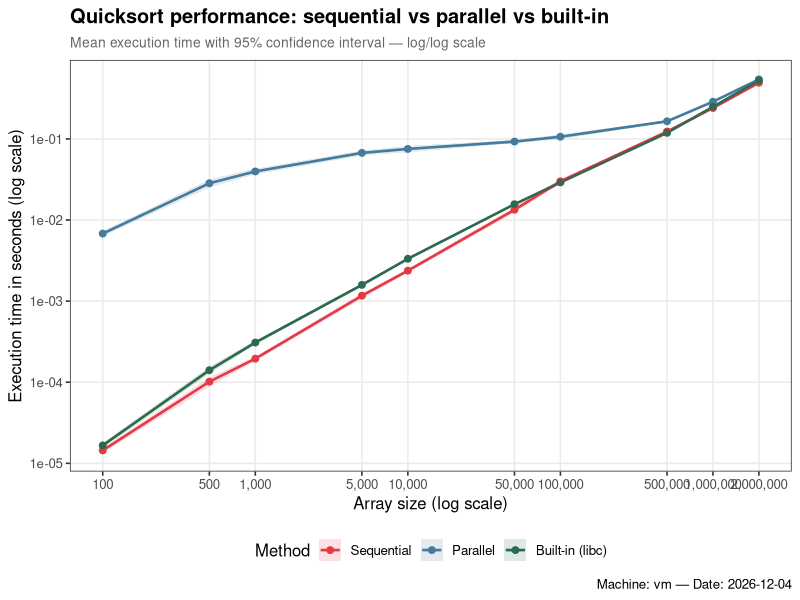
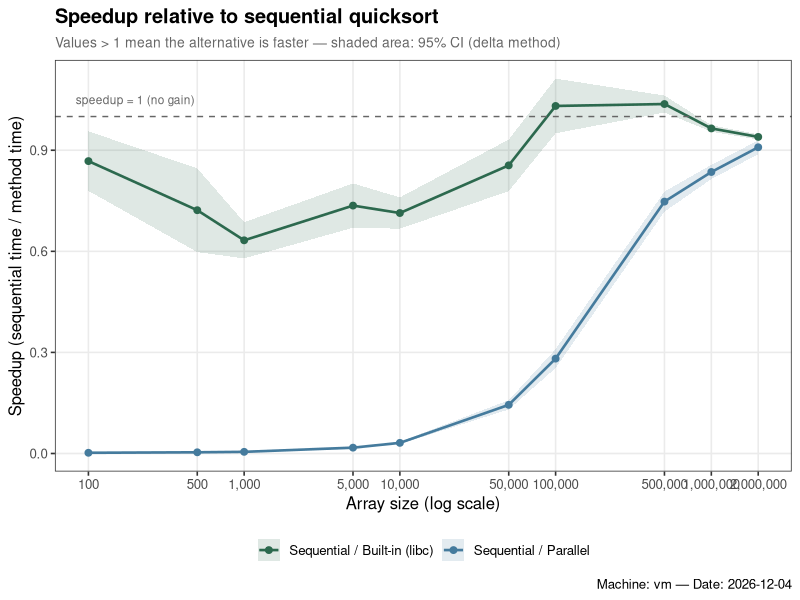
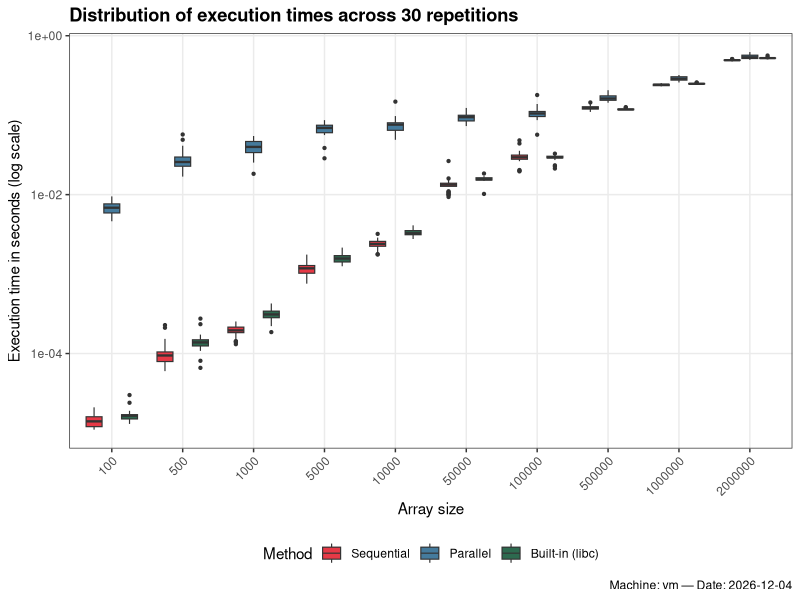

The R source for these figures, in order:
library(ggplot2)
library(dplyr)
library(tidyr)

# 1. Load data 
seq_df <- read.csv("../results/sequential.csv")
par_df <- read.csv("../results/parallel.csv")
lib_df <- read.csv("../results/libc.csv")

seq_df$method <- "Sequential"
par_df$method <- "Parallel"
lib_df$method <- "Built-in (libc)"

df <- rbind(seq_df, par_df, lib_df)
df$method <- factor(df$method, levels = c("Sequential", "Parallel", "Built-in (libc)"))

# 2. Summary statistics (mean + 95% CI via t-distribution)

summary_df <- df %>%
  group_by(size, method) %>%
  summarise(
    n        = n(),
    mean     = mean(time_sec),
    sd       = sd(time_sec),
    se       = sd / sqrt(n),
    ci_lower = mean - qt(0.975, df = n - 1) * se,
    ci_upper = mean + qt(0.975, df = n - 1) * se,
    .groups  = "drop"
  )

# 3. Performance curves

p1 <- ggplot(summary_df, aes(x = size, y = mean, color = method, fill = method)) +
  geom_line(linewidth = 0.9) +
  geom_point(size = 2) +
  geom_ribbon(aes(ymin = ci_lower, ymax = ci_upper), alpha = 0.15, color = NA) +
  scale_x_log10(
    breaks = c(100, 500, 1000, 5000, 10000, 50000, 100000, 500000, 1000000, 2000000),
    labels = scales::comma
  ) +
  scale_y_log10(labels = scales::scientific) +
  scale_color_manual(values = c(
    "Sequential"      = "#E63946",
    "Parallel"        = "#457B9D",
    "Built-in (libc)" = "#2D6A4F"
  )) +
  scale_fill_manual(values = c(
    "Sequential"      = "#E63946",
    "Parallel"        = "#457B9D",
    "Built-in (libc)" = "#2D6A4F"
  )) +
  labs(
    title    = "Quicksort performance: sequential vs parallel vs built-in",
    subtitle = "Mean execution time with 95% confidence interval — log/log scale",
    x        = "Array size (log scale)",
    y        = "Execution time in seconds (log scale)",
    color    = "Method",
    fill     = "Method",
    caption  = paste("Machine:", Sys.info()["nodename"], "— Date:", Sys.Date())
  ) +
  theme_bw(base_size = 12) +
  theme(
    legend.position  = "bottom",
    panel.grid.minor = element_blank(),
    plot.title       = element_text(face = "bold"),
    plot.subtitle    = element_text(color = "grey40", size = 10)
  )

ggsave("../figures/performance_curves.png", plot = p1, width = 10, height = 6, dpi = 150)

# 4. Speedup relative to sequential (delta method for CI)

wide_df <- summary_df %>%
  select(size, method, mean, se) %>%
  pivot_wider(names_from = method, values_from = c(mean, se))

names(wide_df) <- gsub(" ", "_", names(wide_df))
names(wide_df) <- gsub("[()]", "", names(wide_df))

speedup_df <- wide_df %>%
  mutate(
    speedup_parallel = mean_Sequential / mean_Parallel,
    speedup_libc     = mean_Sequential / `mean_Built-in_libc`,

    se_speedup_parallel = speedup_parallel * sqrt(
      (se_Sequential / mean_Sequential)^2 +
      (se_Parallel   / mean_Parallel)^2
    ),
    se_speedup_libc = speedup_libc * sqrt(
      (se_Sequential      / mean_Sequential)^2 +
      (`se_Built-in_libc` / `mean_Built-in_libc`)^2
    ),

    ci_lower_parallel = speedup_parallel - qt(0.975, df = 29) * se_speedup_parallel,
    ci_upper_parallel = speedup_parallel + qt(0.975, df = 29) * se_speedup_parallel,
    ci_lower_libc     = speedup_libc     - qt(0.975, df = 29) * se_speedup_libc,
    ci_upper_libc     = speedup_libc     + qt(0.975, df = 29) * se_speedup_libc
  )

speedup_long <- speedup_df %>%
  select(size,
         speedup_parallel, ci_lower_parallel, ci_upper_parallel,
         speedup_libc,     ci_lower_libc,     ci_upper_libc) %>%
  pivot_longer(
    cols          = -size,
    names_to      = c(".value", "comparison"),
    names_pattern = "(.+)_(parallel|libc)"
  ) %>%
  mutate(comparison = recode(comparison,
    "parallel" = "Sequential / Parallel",
    "libc"     = "Sequential / Built-in (libc)"
  ))

p2 <- ggplot(speedup_long, aes(x = size, y = speedup, color = comparison, fill = comparison)) +
  geom_line(linewidth = 0.9) +
  geom_point(size = 2) +
  geom_ribbon(aes(ymin = ci_lower, ymax = ci_upper), alpha = 0.15, color = NA) +
  geom_hline(yintercept = 1, linetype = "dashed", color = "grey40") +
  annotate("text", x = 200, y = 1.05, label = "speedup = 1 (no gain)",
           color = "grey40", size = 3) +
  scale_x_log10(
    breaks = c(100, 500, 1000, 5000, 10000, 50000, 100000, 500000, 1000000, 2000000),
    labels = scales::comma
  ) +
  scale_color_manual(values = c(
    "Sequential / Parallel"        = "#457B9D",
    "Sequential / Built-in (libc)" = "#2D6A4F"
  )) +
  scale_fill_manual(values = c(
    "Sequential / Parallel"        = "#457B9D",
    "Sequential / Built-in (libc)" = "#2D6A4F"
  )) +
  labs(
    title    = "Speedup relative to sequential quicksort",
    subtitle = "Values > 1 mean the alternative is faster — shaded area: 95% CI (delta method)",
    x        = "Array size (log scale)",
    y        = "Speedup (sequential time / method time)",
    color    = NULL,
    fill     = NULL,
    caption  = paste("Machine:", Sys.info()["nodename"], "— Date:", Sys.Date())
  ) +
  theme_bw(base_size = 12) +
  theme(
    legend.position  = "bottom",
    panel.grid.minor = element_blank(),
    plot.title       = element_text(face = "bold"),
    plot.subtitle    = element_text(color = "grey40", size = 10)
  )

ggsave("../figures/speedup.png", plot = p2, width = 10, height = 5, dpi = 150)

# 5. Boxplot — variability across repetitions

p3 <- ggplot(df, aes(x = factor(size), y = time_sec, fill = method)) +
  geom_boxplot(outlier.size = 0.8, linewidth = 0.4) +
  scale_fill_manual(values = c(
    "Sequential"      = "#E63946",
    "Parallel"        = "#457B9D",
    "Built-in (libc)" = "#2D6A4F"
  )) +
  scale_y_log10(labels = scales::scientific) +
  labs(
    title   = "Distribution of execution times across 30 repetitions",
    x       = "Array size",
    y       = "Execution time in seconds (log scale)",
    fill    = "Method",
    caption = paste("Machine:", Sys.info()["nodename"], "— Date:", Sys.Date())
  ) +
  theme_bw(base_size = 11) +
  theme(
    axis.text.x      = element_text(angle = 45, hjust = 1),
    legend.position  = "bottom",
    panel.grid.minor = element_blank(),
    plot.title       = element_text(face = "bold")
  )

ggsave("../figures/boxplot_variability.png", plot = p3, width = 11, height = 6, dpi = 150)

message("Done — figures saved to ../figures/")
